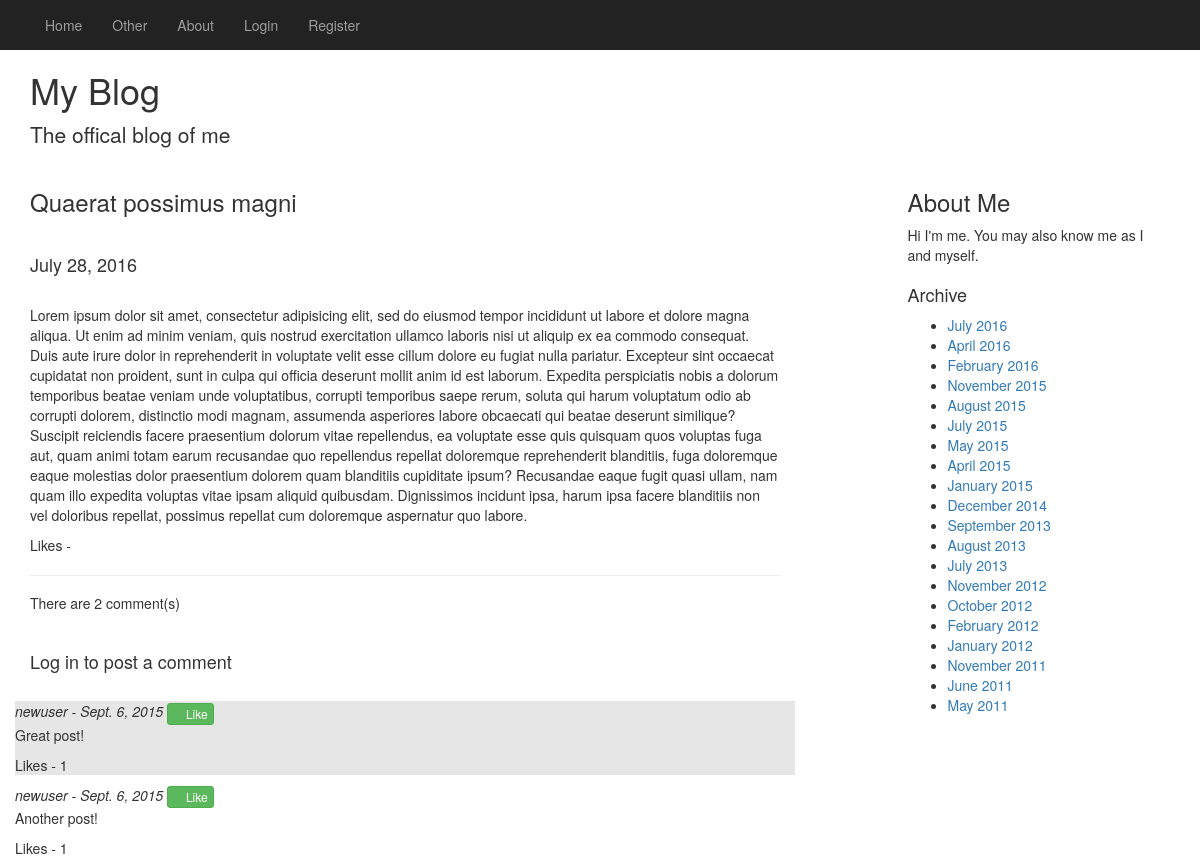
/blog/post/quaerat-possimus-magni/, run on the app's committed database.
### blog/models.py (models this page shows, shortened)
class BlogPost(models.Model):
    title = models.CharField(max_length=128)
    author = models.CharField(max_length=64)
    pubDate = models.DateField()
    slug = models.SlugField()
    body = models.TextField()
    summary = models.TextField()

class Comment(models.Model):
    parent = models.ForeignKey(BlogPost)
    author = models.CharField(max_length=64)
    pubDate = models.DateField()
    body = models.TextField()
    likes = models.IntegerField(default=0)

### blog/views.py (the view)
# urls.py: url(r'^post/(?P<blog_post_slug>[\w\-]+)/$', views.blogPost, name='post'),
def blogPost(request, blog_post_slug):
    context_dict = {}
    try:
        post = BlogPost.objects.get(slug=blog_post_slug)
        comments = Comment.objects.filter(parent=post)
        context_dict['post'] = post
        context_dict['comments'] = comments
        context_dict['num_comments'] = len(comments)
    except BlogPost.DoesNotExist:
        pass
    return render(request, 'blog/post.html', context_dict)

### blog/templatetags/blog_extras.py (called while the page is built)
@register.inclusion_tag('blog/comment_template.html')
def generate_comments(comment, user):
    if user >= 0:
        isLiked = UserLikes.objects.get_or_create(user=user, comment=comment)[0]
    if user >= 0 and isLiked.liked:
        btn_classes = "btn btn-success btn-xs likebtn liked"
    else:
        btn_classes = "btn btn-success btn-xs likebtn"
    context_dict = {"classes": btn_classes, "comment": comment}
    return context_dict

@register.inclusion_tag('blog/archive_template.html')
def print_dates():
    dates = []
    archives = []
    posts = BlogPost.objects.all().order_by('-pubDate')
    for post in posts:
        date = post.pubDate.strftime("%B %Y")
        if date not in dates:
            dates.append(date)
            archives.append((date, slugify(date)))
    context_dict = {'archives': archives}
    return context_dict

### templates/blog/post.html (shortened to what this page needs)
{% extends "blog/base.html" %}
{% load staticfiles %}
{% load blog_extras %}
{% if post %}
    {% block body_block %}
        <h3>{{ post.title }}</h3>
        <br/>
        <h4>{{ post.pubDate }}</h4>
        <br/>
        <p>{{ post.body }}</p>
        <p>Likes - {{ post.likes }}</p>
        <hr/>
        <h5>There are <span id="num">{{ num_comments }}</span> comment(s)</h5>
        <br/>
        {% if user.is_authenticated %}
            <h4>Post a comment</h4>
            <form id="comment_form" method="" action="">
            {% csrf_token %}
            <textarea id="comment_area" name="comment_area" rows="5" cols="50"></textarea>
                <br/>
                <input type="submit" name="submit" value="Submit"/>
            </form>
        {% else %}
            <h4>Log in to post a comment</h4>
        {% endif %}
        <br/>
        {% if comments %}
            <div class="row" id="comments">
            {% for c in comments %}
                {% if user.is_authenticated %}
                    {% generate_comments c user %}
                {% else %}
                    {% generate_comments c -1 %}
                {% endif %}
            {% endfor %}
            </div>
        {% endif %}
    {% endblock %}
{% else %}
    <h1><strong>No blog post found by that name</strong></h1>
{% endif %}

### templates/blog/comment_template.html
<div class="comment">
    <em>{{ comment.author }} - {{ comment.pubDate }}</em>
    <button id="{{ comment.pk }}" role="button" class="{{ classes }}" type="button">
    <span class="glyphicon glyphicon-thumbs-up"></span>
    Like
    </button>
    <br/>
    <p>{{ comment.body }}</p>
    <p>Likes - <span id="{{ comment.pk }}_likes">{{ comment.likes }}</span></p>
</div>

### static/css/base.css (style rules this page uses)
.comment:nth-child(odd) { background-color: #E6E6E6; }

### data on the page
BlogPost: title "Quaerat possimus magni", pubDate "July 28, 2016", body "Lorem ipsum dolor sit amet, consectetur adipisicing elit, sed do eiusmod tempor incididunt ut labore et dolore magna aliqua. Ut enim ad minim veniam, quis nostrud exercitation ullamco laboris nisi ut aliquip ex ea commodo consequat. Duis aute irure dolor in reprehenderit in voluptate velit esse cillum dolore eu fugiat nulla pariatur. Excepteur sint occaecat cupidatat non proident, sunt in culpa qui officia deserunt mollit anim id est laborum. Expedita perspiciatis nobis a dolorum temporibus beatae veniam unde voluptatibus, corrupti temporibus saepe rerum, soluta qui harum voluptatum odio ab corrupti dolorem, distinctio modi magnam, assumenda asperiores labore obcaecati qui beatae deserunt…"
Comment: author "newuser", pubDate "Sept. 6, 2015", body "Great post!", likes "1"
Comment: author "newuser", pubDate "Sept. 6, 2015", body "Another post!", likes "1"

### other printed values
{{ num_comments }} "2"
{{ a.0 }} "July 2016" "April 2016" "February 2016" "November 2015" "August 2015" "July 2015" "May 2015" "April 2015" "January 2015" "December 2014" "September 2013" "August 2013" "July 2013" "November 2012" "October 2012" "February 2012" "January 2012" "November 2011" "June 2011" "May 2011"
